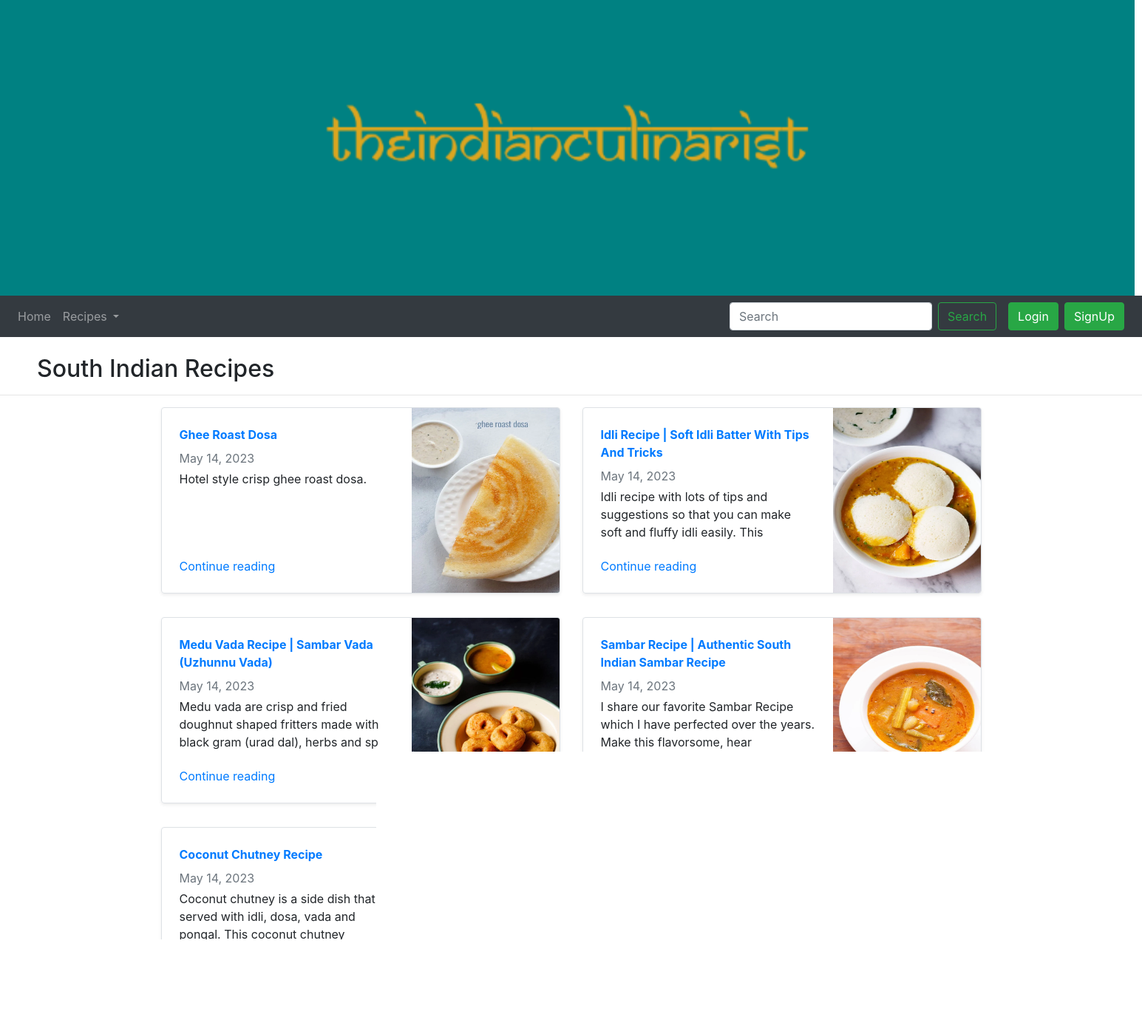
The page /index/southindian on the database its author committed.
### app/models.py (models this page shows, shortened)
class recipe(models.Model):
    region=models.CharField(max_length=100)
    title =models.CharField(max_length=100)
    image=models.ImageField(upload_to='images',default="")
    date=models.DateField()
    desc =models.TextField()
    ratings =models.FloatField()
    video =models.FileField(upload_to='videos')

### app/views.py (the view)
# urls.py: path('index/<category>', views.index,name="index"),
def index(request,category):
    if category=='southindian':
        category='South Indian'
        posts=recipe.objects.filter(region='South Indian')
    elif category=='northindian':
        category='North Indian'
        posts=recipe.objects.filter(region='North Indian')
    elif category=='indochinese':
        category='Indo-Chinese'
        posts=recipe.objects.filter(region='Indo-Chinese')
    return render(request,'app/index.html',{"category":category,"posts":posts})

### app/templates/app/index.html (shortened to what this page needs)
{% extends 'app/navbar.html' %}
{% block content %}
    <br />
    <h2 style=" position: relative; left:50px;">{{category}} Recipes</h2>
    <hr />
    <div class="container mt-3">
    <div class="row my-2">
        {% for item in posts %}
        <div class="col-md-6">
            <div class="row no-gutters border rounded overflow-hidden flex-md-row mb-4 shadow-sm h-md-250 position-relative">
                <div class="col p-4 d-flex flex-column position-static">
                    <strong class="d-inline-block mb-2 text-primary">
                         {{item.title}}
                    </strong>
                    <div class="mb-1 text-muted">{{item.date}}</div>
                    <p class="card-text mb-auto">{{item.desc|safe|slice:":100"}}</p>
                    <a href="{% url 'display' topic=item.title %}{% url 'display' topic=item.title %}" class="stretched-link">Continue reading</a>
                </div>
                <div class="col-auto d-none d-lg-block">
                    <img src="/media/{{item.image}}" class="bd-placeholder-img" width="200" height="250" aria-label="Placeholder: Thumbnail">
                </div>
            </div>
        </div>
        {% if forloop.counter|divisibleby:2%}
    </div>
    <div class="row my-2">
        {%endif%}
        {%endfor%}
    </div>
    </div>
{% endblock %}

### rows shown on the page
recipe: title "Ghee Roast Dosa", date "May 14, 2023", desc "Hotel style crisp ghee roast dosa.", image (picture)
recipe: title "Idli Recipe | Soft Idli Batter With Tips And Tricks", date "May 14, 2023", desc "Idli recipe with lots of tips and suggestions so that you can make soft and fluffy idli easily. This", image (picture)
recipe: title "Medu Vada Recipe | Sambar Vada (Uzhunnu Vada)", date "May 14, 2023", desc "Medu vada are crisp and fried doughnut shaped fritters made with black gram (urad dal), herbs and sp", image (picture)
recipe: title "Sambar Recipe | Authentic South Indian Sambar Recipe", date "May 14, 2023", desc "I share our favorite Sambar Recipe which I have perfected over the years. Make this flavorsome, hear", image (picture)
recipe: title "Coconut Chutney Recipe", date "May 14, 2023", desc "Coconut chutney is a side dish that is served with idli, dosa, vada and pongal. This coconut chutney", image (picture)

### other values the page prints
{{ category }} "South Indian"
